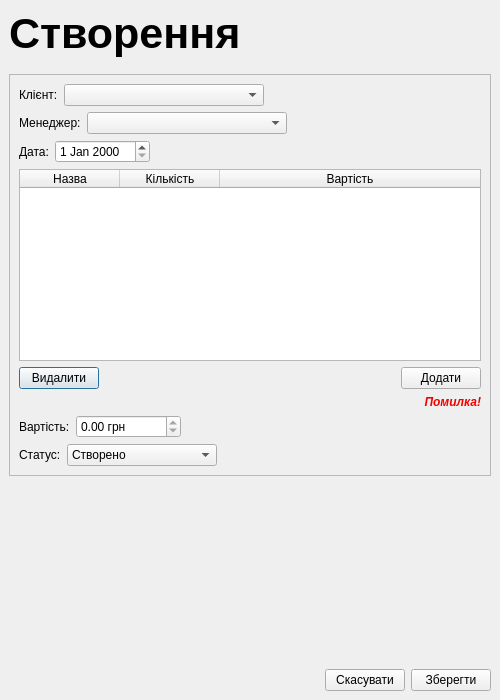
<?xml version="1.0" encoding="UTF-8"?>
<ui version="4.0">
 <class>OrdersAddViewDialog</class>
 <widget class="QDialog" name="OrdersAddViewDialog">
  <property name="geometry">
   <rect>
    <x>0</x>
    <y>0</y>
    <width>500</width>
    <height>700</height>
   </rect>
  </property>
  <property name="windowTitle">
   <string>Договори</string>
  </property>
  <layout class="QVBoxLayout" name="verticalLayout">
   <property name="leftMargin">
    <number>0</number>
   </property>
   <property name="topMargin">
    <number>0</number>
   </property>
   <property name="rightMargin">
    <number>0</number>
   </property>
   <property name="bottomMargin">
    <number>0</number>
   </property>
   <item>
    <widget class="QStackedWidget" name="stackedWidget">
     <property name="currentIndex">
      <number>0</number>
     </property>
     <widget class="QWidget" name="page">
      <layout class="QVBoxLayout" name="verticalLayout_3">
       <item>
        <widget class="QLabel" name="label">
         <property name="font">
          <font>
           <pointsize>32</pointsize>
           <bold>true</bold>
          </font>
         </property>
         <property name="text">
          <string>Створення</string>
         </property>
        </widget>
       </item>
       <item>
        <spacer name="verticalSpacer">
         <property name="orientation">
          <enum>Qt::Vertical</enum>
         </property>
         <property name="sizeType">
          <enum>QSizePolicy::Fixed</enum>
         </property>
         <property name="sizeHint" stdset="0">
          <size>
           <width>20</width>
           <height>10</height>
          </size>
         </property>
        </spacer>
       </item>
       <item>
        <widget class="QFrame" name="frame">
         <property name="frameShape">
          <enum>QFrame::StyledPanel</enum>
         </property>
         <property name="frameShadow">
          <enum>QFrame::Raised</enum>
         </property>
         <layout class="QVBoxLayout" name="verticalLayout_2">
          <item>
           <layout class="QHBoxLayout" name="horizontalLayout_2">
            <item>
             <widget class="QLabel" name="label_2">
              <property name="text">
               <string>Клієнт:</string>
              </property>
             </widget>
            </item>
            <item>
             <widget class="QComboBox" name="comboBox_clients">
              <property name="minimumSize">
               <size>
                <width>200</width>
                <height>0</height>
               </size>
              </property>
             </widget>
            </item>
            <item>
             <spacer name="horizontalSpacer_3">
              <property name="orientation">
               <enum>Qt::Horizontal</enum>
              </property>
              <property name="sizeHint" stdset="0">
               <size>
                <width>40</width>
                <height>20</height>
               </size>
              </property>
             </spacer>
            </item>
           </layout>
          </item>
          <item>
           <layout class="QHBoxLayout" name="horizontalLayout_3">
            <item>
             <widget class="QLabel" name="label_3">
              <property name="text">
               <string>Менеджер:</string>
              </property>
             </widget>
            </item>
            <item>
             <widget class="QComboBox" name="comboBox_managers">
              <property name="minimumSize">
               <size>
                <width>200</width>
                <height>0</height>
               </size>
              </property>
             </widget>
            </item>
            <item>
             <spacer name="horizontalSpacer_4">
              <property name="orientation">
               <enum>Qt::Horizontal</enum>
              </property>
              <property name="sizeHint" stdset="0">
               <size>
                <width>40</width>
                <height>20</height>
               </size>
              </property>
             </spacer>
            </item>
           </layout>
          </item>
          <item>
           <layout class="QHBoxLayout" name="horizontalLayout_4">
            <item>
             <widget class="QLabel" name="label_4">
              <property name="text">
               <string>Дата:</string>
              </property>
             </widget>
            </item>
            <item>
             <widget class="QDateEdit" name="dateEdit_date"/>
            </item>
            <item>
             <spacer name="horizontalSpacer_5">
              <property name="orientation">
               <enum>Qt::Horizontal</enum>
              </property>
              <property name="sizeHint" stdset="0">
               <size>
                <width>40</width>
                <height>20</height>
               </size>
              </property>
             </spacer>
            </item>
           </layout>
          </item>
          <item>
           <widget class="QTableWidget" name="tableWidget_services">
            <property name="editTriggers">
             <set>QAbstractItemView::NoEditTriggers</set>
            </property>
            <property name="selectionMode">
             <enum>QAbstractItemView::SingleSelection</enum>
            </property>
            <property name="selectionBehavior">
             <enum>QAbstractItemView::SelectRows</enum>
            </property>
            <property name="sortingEnabled">
             <bool>false</bool>
            </property>
            <attribute name="horizontalHeaderStretchLastSection">
             <bool>true</bool>
            </attribute>
            <attribute name="verticalHeaderVisible">
             <bool>false</bool>
            </attribute>
            <column>
             <property name="text">
              <string>Назва</string>
             </property>
            </column>
            <column>
             <property name="text">
              <string>Кількість</string>
             </property>
            </column>
            <column>
             <property name="text">
              <string>Вартість</string>
             </property>
            </column>
           </widget>
          </item>
          <item>
           <layout class="QHBoxLayout" name="horizontalLayout_5">
            <item>
             <widget class="QPushButton" name="pushButton_services_remove">
              <property name="text">
               <string>Видалити</string>
              </property>
             </widget>
            </item>
            <item>
             <spacer name="horizontalSpacer_2">
              <property name="orientation">
               <enum>Qt::Horizontal</enum>
              </property>
              <property name="sizeHint" stdset="0">
               <size>
                <width>40</width>
                <height>20</height>
               </size>
              </property>
             </spacer>
            </item>
            <item>
             <widget class="QPushButton" name="pushButton_services_add">
              <property name="text">
               <string>Додати</string>
              </property>
             </widget>
            </item>
           </layout>
          </item>
          <item>
           <widget class="QLabel" name="label_error_listServices">
            <property name="font">
             <font>
              <italic>true</italic>
              <bold>true</bold>
             </font>
            </property>
            <property name="styleSheet">
             <string notr="true">color: rgb(241, 0, 0);</string>
            </property>
            <property name="text">
             <string>Помилка!</string>
            </property>
            <property name="alignment">
             <set>Qt::AlignRight|Qt::AlignTrailing|Qt::AlignVCenter</set>
            </property>
           </widget>
          </item>
          <item>
           <layout class="QHBoxLayout" name="horizontalLayout_6">
            <item>
             <widget class="QLabel" name="label_5">
              <property name="text">
               <string>Вартість:</string>
              </property>
             </widget>
            </item>
            <item>
             <widget class="QDoubleSpinBox" name="doubleSpinBox_totalCost">
              <property name="readOnly">
               <bool>true</bool>
              </property>
              <property name="suffix">
               <string> грн</string>
              </property>
              <property name="minimum">
               <double>0.000000000000000</double>
              </property>
              <property name="maximum">
               <double>9999999.990000000223517</double>
              </property>
              <property name="value">
               <double>0.000000000000000</double>
              </property>
             </widget>
            </item>
            <item>
             <spacer name="horizontalSpacer_6">
              <property name="orientation">
               <enum>Qt::Horizontal</enum>
              </property>
              <property name="sizeHint" stdset="0">
               <size>
                <width>40</width>
                <height>20</height>
               </size>
              </property>
             </spacer>
            </item>
           </layout>
          </item>
          <item>
           <layout class="QHBoxLayout" name="horizontalLayout_7">
            <item>
             <widget class="QLabel" name="label_6">
              <property name="text">
               <string>Статус:</string>
              </property>
             </widget>
            </item>
            <item>
             <widget class="QComboBox" name="comboBox_status">
              <property name="minimumSize">
               <size>
                <width>150</width>
                <height>0</height>
               </size>
              </property>
              <item>
               <property name="text">
                <string>Створено</string>
               </property>
              </item>
              <item>
               <property name="text">
                <string>Сплачено</string>
               </property>
              </item>
              <item>
               <property name="text">
                <string>В роботі</string>
               </property>
              </item>
              <item>
               <property name="text">
                <string>Виконано</string>
               </property>
              </item>
             </widget>
            </item>
            <item>
             <spacer name="horizontalSpacer_7">
              <property name="orientation">
               <enum>Qt::Horizontal</enum>
              </property>
              <property name="sizeHint" stdset="0">
               <size>
                <width>40</width>
                <height>20</height>
               </size>
              </property>
             </spacer>
            </item>
           </layout>
          </item>
         </layout>
        </widget>
       </item>
       <item>
        <spacer name="verticalSpacer_2">
         <property name="orientation">
          <enum>Qt::Vertical</enum>
         </property>
         <property name="sizeHint" stdset="0">
          <size>
           <width>20</width>
           <height>1</height>
          </size>
         </property>
        </spacer>
       </item>
       <item>
        <layout class="QHBoxLayout" name="horizontalLayout">
         <item>
          <spacer name="horizontalSpacer">
           <property name="orientation">
            <enum>Qt::Horizontal</enum>
           </property>
           <property name="sizeHint" stdset="0">
            <size>
             <width>40</width>
             <height>20</height>
            </size>
           </property>
          </spacer>
         </item>
         <item>
          <widget class="QPushButton" name="pushButton_cancel">
           <property name="text">
            <string>Скасувати</string>
           </property>
          </widget>
         </item>
         <item>
          <widget class="QPushButton" name="pushButton_save">
           <property name="text">
            <string>Зберегти</string>
           </property>
          </widget>
         </item>
        </layout>
       </item>
      </layout>
     </widget>
     <widget class="QWidget" name="page_2">
      <layout class="QVBoxLayout" name="verticalLayout_5">
       <item>
        <layout class="QHBoxLayout" name="horizontalLayout_14">
         <item>
          <widget class="QLabel" name="label_7">
           <property name="font">
            <font>
             <pointsize>32</pointsize>
             <bold>true</bold>
            </font>
           </property>
           <property name="text">
            <string>Договір №</string>
           </property>
          </widget>
         </item>
         <item>
          <widget class="QLabel" name="label_number">
           <property name="font">
            <font>
             <pointsize>32</pointsize>
             <bold>true</bold>
            </font>
           </property>
           <property name="text">
            <string>00000</string>
           </property>
          </widget>
         </item>
        </layout>
       </item>
       <item>
        <spacer name="verticalSpacer_3">
         <property name="orientation">
          <enum>Qt::Vertical</enum>
         </property>
         <property name="sizeType">
          <enum>QSizePolicy::Fixed</enum>
         </property>
         <property name="sizeHint" stdset="0">
          <size>
           <width>20</width>
           <height>13</height>
          </size>
         </property>
        </spacer>
       </item>
       <item>
        <widget class="QFrame" name="frame_2">
         <property name="frameShape">
          <enum>QFrame::StyledPanel</enum>
         </property>
         <property name="frameShadow">
          <enum>QFrame::Raised</enum>
         </property>
         <layout class="QVBoxLayout" name="verticalLayout_4">
          <item>
           <layout class="QHBoxLayout" name="horizontalLayout_8">
            <item>
             <widget class="QLabel" name="label_8">
              <property name="text">
               <string>Клієнт:</string>
              </property>
             </widget>
            </item>
            <item>
             <widget class="QLabel" name="label_client">
              <property name="font">
               <font>
                <italic>true</italic>
                <underline>true</underline>
               </font>
              </property>
              <property name="text">
               <string>TextLabel</string>
              </property>
             </widget>
            </item>
            <item>
             <spacer name="horizontalSpacer_8">
              <property name="orientation">
               <enum>Qt::Horizontal</enum>
              </property>
              <property name="sizeHint" stdset="0">
               <size>
                <width>40</width>
                <height>20</height>
               </size>
              </property>
             </spacer>
            </item>
           </layout>
          </item>
          <item>
           <layout class="QHBoxLayout" name="horizontalLayout_9">
            <item>
             <widget class="QLabel" name="label_10">
              <property name="text">
               <string>Менеджер:</string>
              </property>
             </widget>
            </item>
            <item>
             <widget class="QLabel" name="label_manager">
              <property name="font">
               <font>
                <italic>true</italic>
                <underline>true</underline>
               </font>
              </property>
              <property name="text">
               <string>TextLabel</string>
              </property>
             </widget>
            </item>
            <item>
             <spacer name="horizontalSpacer_9">
              <property name="orientation">
               <enum>Qt::Horizontal</enum>
              </property>
              <property name="sizeHint" stdset="0">
               <size>
                <width>40</width>
                <height>20</height>
               </size>
              </property>
             </spacer>
            </item>
           </layout>
          </item>
          <item>
           <layout class="QHBoxLayout" name="horizontalLayout_10">
            <item>
             <widget class="QLabel" name="label_12">
              <property name="text">
               <string>Дата:</string>
              </property>
             </widget>
            </item>
            <item>
             <widget class="QLabel" name="label_date">
              <property name="font">
               <font>
                <italic>true</italic>
                <underline>true</underline>
               </font>
              </property>
              <property name="text">
               <string>TextLabel</string>
              </property>
             </widget>
            </item>
            <item>
             <spacer name="horizontalSpacer_10">
              <property name="orientation">
               <enum>Qt::Horizontal</enum>
              </property>
              <property name="sizeHint" stdset="0">
               <size>
                <width>40</width>
                <height>20</height>
               </size>
              </property>
             </spacer>
            </item>
           </layout>
          </item>
          <item>
           <widget class="QLabel" name="label_9">
            <property name="text">
             <string>Послуги:</string>
            </property>
           </widget>
          </item>
          <item>
           <widget class="QTableView" name="tableView_services">
            <property name="editTriggers">
             <set>QAbstractItemView::NoEditTriggers</set>
            </property>
            <property name="selectionMode">
             <enum>QAbstractItemView::SingleSelection</enum>
            </property>
            <property name="selectionBehavior">
             <enum>QAbstractItemView::SelectRows</enum>
            </property>
            <property name="sortingEnabled">
             <bool>true</bool>
            </property>
            <attribute name="horizontalHeaderStretchLastSection">
             <bool>true</bool>
            </attribute>
            <attribute name="verticalHeaderVisible">
             <bool>false</bool>
            </attribute>
           </widget>
          </item>
          <item>
           <layout class="QHBoxLayout" name="horizontalLayout_11">
            <item>
             <widget class="QLabel" name="label_14">
              <property name="text">
               <string>Загальна вартість:</string>
              </property>
             </widget>
            </item>
            <item>
             <widget class="QLabel" name="label_totalCost">
              <property name="font">
               <font>
                <italic>true</italic>
                <underline>true</underline>
               </font>
              </property>
              <property name="text">
               <string>TextLabel</string>
              </property>
             </widget>
            </item>
            <item>
             <widget class="QLabel" name="label_11">
              <property name="text">
               <string>грн.</string>
              </property>
             </widget>
            </item>
            <item>
             <spacer name="horizontalSpacer_11">
              <property name="orientation">
               <enum>Qt::Horizontal</enum>
              </property>
              <property name="sizeHint" stdset="0">
               <size>
                <width>40</width>
                <height>20</height>
               </size>
              </property>
             </spacer>
            </item>
           </layout>
          </item>
          <item>
           <layout class="QHBoxLayout" name="horizontalLayout_12">
            <item>
             <widget class="QLabel" name="label_16">
              <property name="text">
               <string>Статус:</string>
              </property>
             </widget>
            </item>
            <item>
             <widget class="QLabel" name="label_status">
              <property name="font">
               <font>
                <italic>true</italic>
                <underline>true</underline>
               </font>
              </property>
              <property name="text">
               <string>TextLabel</string>
              </property>
             </widget>
            </item>
            <item>
             <spacer name="horizontalSpacer_12">
              <property name="orientation">
               <enum>Qt::Horizontal</enum>
              </property>
              <property name="sizeHint" stdset="0">
               <size>
                <width>40</width>
                <height>20</height>
               </size>
              </property>
             </spacer>
            </item>
           </layout>
          </item>
         </layout>
        </widget>
       </item>
       <item>
        <layout class="QHBoxLayout" name="horizontalLayout_13">
         <item>
          <spacer name="horizontalSpacer_13">
           <property name="orientation">
            <enum>Qt::Horizontal</enum>
           </property>
           <property name="sizeHint" stdset="0">
            <size>
             <width>40</width>
             <height>20</height>
            </size>
           </property>
          </spacer>
         </item>
         <item>
          <widget class="QPushButton" name="pushButton">
           <property name="text">
            <string>Вихід</string>
           </property>
          </widget>
         </item>
        </layout>
       </item>
      </layout>
     </widget>
    </widget>
   </item>
  </layout>
 </widget>
 <resources/>
 <connections/>
</ui>
